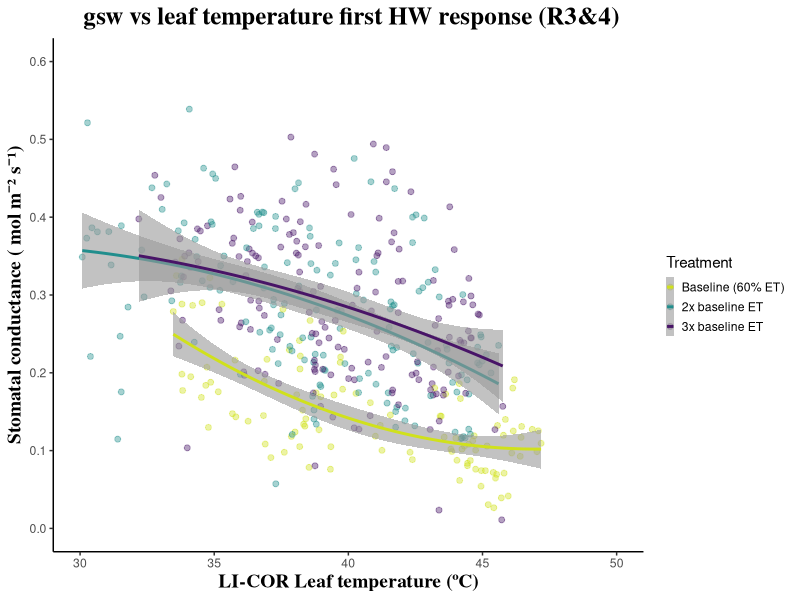

Recreate this plot in R.
library(grDevices)
library(tidyverse)
library(lubridate)
library(ggplot2)

diurnals_borden_hills_2019 <-read.csv("data_output/diurnals_2019_old_and_new_blocks_cleaned_no_NAs.csv", header = TRUE)

diurnals_borden_hills_2019 <-diurnals_borden_hills_2019%>%
  filter(!pixel_number == 34 )
diurnals_borden_hills_2019$round<-format(diurnals_borden_hills_2019$round)
diurnals_borden_hills_2019$round<-as.numeric(as.factor(diurnals_borden_hills_2019$round))

str(diurnals_borden_hills_2019$round)


str(diurnals_borden_hills_2019)

diurnals_2019_gsw_vs_leafT <- diurnals_borden_hills_2019 %>%
  mutate(time = hhmmss) %>%
  select(-hhmmss) %>%
  filter(!is.na(time)) %>%
  filter(!is.na(leaf_temp_C)) %>%
  filter(!leaf_temp_C == "-")


diurnals_2019_gsw_vs_leafT$time<- format(strptime(diurnals_2019_gsw_vs_leafT$time,"%H:%M:%S"), format = "%H:%M", tz = "UTC")

str(diurnals_2019_gsw_vs_leafT$time)



diurnals_2019_gsw_vs_leafT$datetime <- paste(diurnals_2019_gsw_vs_leafT$date, " ", diurnals_2019_gsw_vs_leafT$time, sep = "")

glimpse(diurnals_2019_gsw_vs_leafT) 

diurnals_2019_gsw_vs_leafT$datetime <- mdy_hm(diurnals_2019_gsw_vs_leafT$datetime, tz = "UTC")

str(diurnals_2019_gsw_vs_leafT)

tz(diurnals_2019_gsw_vs_leafT$datetime)

tz(diurnals_2019_gsw_vs_leafT$time)

diurnals_2019_gsw_vs_leafT$leaf_temp_C <- format(diurnals_2019_gsw_vs_leafT $leaf_temp_C)
diurnals_2019_gsw_vs_leafT$leaf_temp_C<-as.numeric(diurnals_2019_gsw_vs_leafT$leaf_temp_C)

str(diurnals_2019_gsw_vs_leafT$datetime)

str(diurnals_2019_gsw_vs_leafT$leaf_temp_C)





####Plotting  gsw vs LICOR leaf T FISRT HW round 3-4 ####

diurnals_2019_gsw_vs_leafT_licor_first_HW_r_3_4<- diurnals_borden_hills_2019 %>%
  filter(!is.na(Tleaf)) %>%
  select( day, Tleaf, gsw, pixel_number, round, treatment, Rep, BH_Leaf, BH_Block, BH_Vine) %>%
  filter(day < 215) %>%
  filter(day > 205) %>%
  filter(round > 2) %>%
  filter(round < 5)

diurnals_2019_gsw_vs_leafT_licor_first_HW_r_3_4%>%
  group_by(treatment)%>%
  tally()
str(diurnals_2019_gsw_vs_leafT_licor_first_HW_r_3_4$Tleaf)


diurnals_2019_gsw_vs_leafT_licor_first_HW_r_3_4$treatment<-format(diurnals_2019_gsw_vs_leafT_licor_first_HW_r_3_4$treatment)
as.character(diurnals_2019_gsw_vs_leafT_licor_first_HW_r_3_4$treatment)

diurnals_2019_gsw_vs_leafT_licor_first_HW_r_3_4$treatment<- reorder(diurnals_2019_gsw_vs_leafT_licor_first_HW_r_3_4$treatment, diurnals_2019_gsw_vs_leafT_licor_first_HW_r_3_4$Tleaf)

str(diurnals_2019_gsw_vs_leafT_licor_first_HW_r_3_4$treatment)

diurnals_2019_gsw_vs_leafT_licor_first_HW_r_3_4$Rep<-format(diurnals_2019_gsw_vs_leafT_licor_first_HW_r_3_4$Rep)
as.character(diurnals_2019_gsw_vs_leafT_licor_first_HW_r_3_4$Rep)

diurnals_2019_gsw_vs_leafT_licor_first_HW_r_3_4$treatment<-format(diurnals_2019_gsw_vs_leafT_licor_first_HW_r_3_4$treatment)
as.character(diurnals_2019_gsw_vs_leafT_licor_first_HW_r_3_4$treatment)

str(diurnals_2019_gsw_vs_leafT_licor_first_HW_r_3_4$treatment)


## Plot first HW RESPONSE
gsw_vs_leafT_licor_first_HW_r_3_4 <-ggplot(diurnals_2019_gsw_vs_leafT_licor_first_HW_r_3_4, aes(Tleaf, gsw, group = treatment, color = treatment)) +
  geom_point(alpha =0.4, size = 1.7 ) + 
  stat_smooth(aes(y = gsw, group = treatment, color = treatment),method = "lm", formula = y ~ x + I(x^2), size = 1, alpha =0.6) +
  theme_classic() +
  scale_colour_viridis_d(direction = -1, begin = 0.05, end = 0.93, name = "Treatment", labels = c("Baseline (60% ET)", "2x baseline ET", "3x baseline ET"))+
  ylab ("Stomatal conductance ( mol m⁻² s⁻¹)") +
  ggtitle( " gsw vs leaf temperature first HW response (R3&4)") +
  theme(plot.title = element_text(hjust = 0.5, size = 18, face = "bold", family = "serif")) +
  xlab("LI-COR Leaf temperature (ºC)") +
  theme(axis.title.y = element_text(size=14, face = "bold", family = "serif")) +
  theme(axis.title.x = element_text(size=14,face = "bold", family = "serif")) +
  theme(legend.key.size = unit (0.5, "cm")) +
  theme(legend.key.width = unit(0.2,"cm"))+
  theme(legend.justification = "center")+
  theme(legend.position = "right") +
  theme(legend.title.align = 0)+
  scale_x_continuous(breaks=seq(30,50,5), limits = c (30,50)) +
  scale_y_continuous(breaks=seq(0,0.6,0.1), limits = c (0,0.6))

ggsave(gsw_vs_leafT_licor_first_HW_r_3_4, filename = "figures/gsw_vs_leafT_licor_first_HW_r_3_4_without_leaky_pixel.pdf", device = cairo_pdf, 
       width = 8, height = 6)
